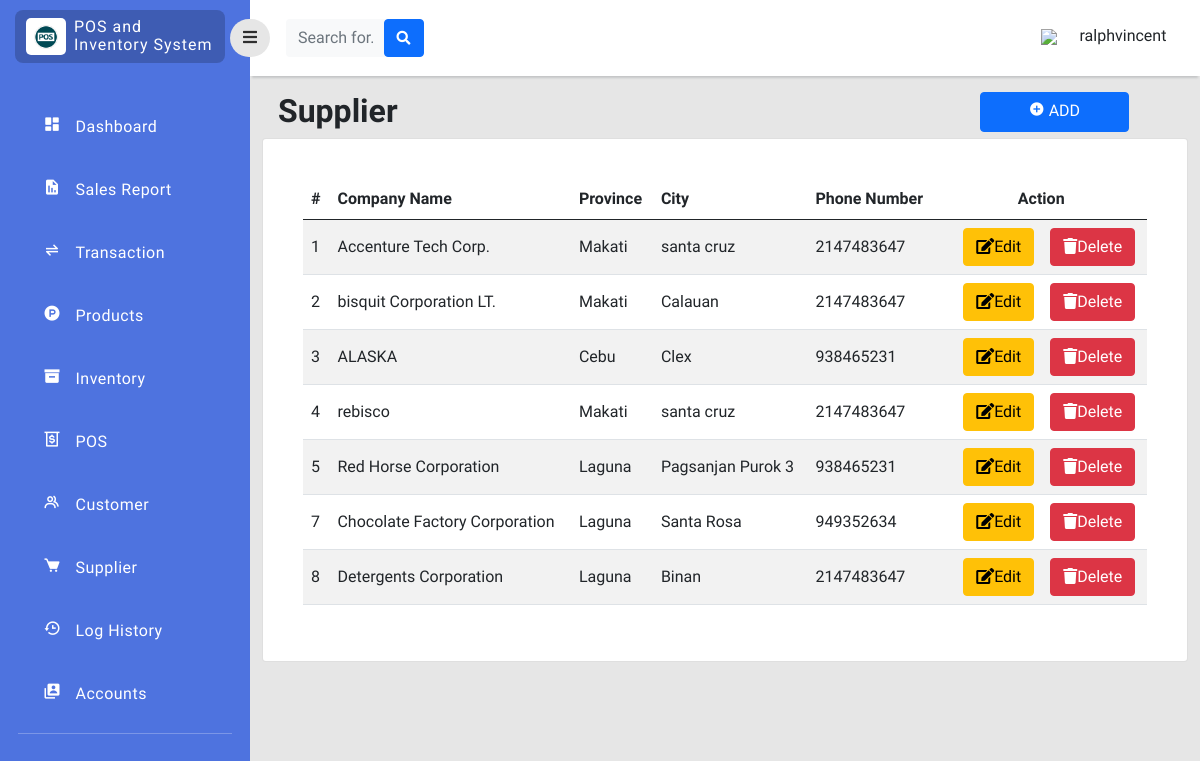
The app's page /php/supplier.php (signed in) with its own data.
### tables this page shows
CREATE TABLE `supplier` (
  `supplier_id` int(11) NOT NULL,
  `company_name` varchar(255) NOT NULL,
  `location_id` int(255) NOT NULL,
  `phone_no` int(11) NOT NULL
);

CREATE TABLE `location` (
  `location_id` int(11) NOT NULL,
  `province` varchar(255) NOT NULL,
  `city` varchar(255) NOT NULL
);

### php/supplier.php (the view, shortened to what this page needs)
<?php
function createRandomPassword() {
    $chars = "003232303232023232023456789";
    $i = 0;
    $pass = '' ;
    while ($i <= 7) {
        $num = rand() % 33;
        $tmp = substr($chars, $num, 1);
        $pass = $pass . $tmp;
        $i++;
    }
    return $pass;
}
$finalcode='RS-'.createRandomPassword();
include 'connection.php';
?>
<!doctype html>
<html lang="en">
  <head>
    <link href="https://cdn.jsdelivr.net/npm/bootstrap@5.0.2/dist/css/bootstrap.min.css" rel="stylesheet"
>
    <link rel="stylesheet" type="text/css" href="../style/dash.css">
    <link
      href="https://cdnjs.cloudflare.com/ajax/libs/font-awesome/5.15.1/css/all.min.css"
      rel="stylesheet"
    />
    <link href='https://unpkg.com/boxicons@2.1.2/css/boxicons.min.css' rel='stylesheet'>
    </head>
    <body>
    <div class="page">
        <div class="sidebar">
            <div class="sidebar-header">
                <div class="sidebar-logo-container">
                    <div class="logo-container">
                        <img class="logo-sidebar" src="../image/logo.png" />
                    </div>
                    <div class="sys-name-container mt-2">
                        <p class="sys-name">
                            POS and <br>
                            <span class="brand-subname">
                            Inventory System
                            </span>
                        </p>
                    </div>
                </div>
            </div>
            <div class="sidebar-body">
                <ul class="navigation-list">
                    <li class="navigation-list-item">
                        <a class="navigation-link" href="dashboard.php">
                            <div class="row">
                                <div class="col-2">
                                    <i class='bx bxs-dashboard'></i>
                                </div>
                                <div class="col-9">
                                    Dashboard
                                </div>
                            </div>
                        </a>
                    </li>
                    <li class="navigation-list-item">
                        <a class="navigation-link" href="transaction_report.php?sales=0&trans=0">
                            <div class="row">
                                <div class="col-2">
                                    <i class='bx bxs-report'></i>
                                </div>
                                <div class="col-9">
                                    Sales Report
                                </div>
                            </div>
                        </a>
                    </li>
                    <li class="navigation-list-item">
                        <a class="navigation-link" href="transaction.php">
                            <div class="row">
                                <div class="col-2">
                                    <i class='bx bx-transfer-alt'></i>
                                </div>
                                <div class="col-9">
                                    Transaction
                                </div>
                            </div>
                        </a>
                    </li>
                    <li class="navigation-list-item">
                        <a class="navigation-link" href="product.php">
                            <div class="row">
                                <div class="col-2">
                                    <i class='bx bxl-product-hunt' ></i>
                                </div>
                                <div class="col-9">
                                    Products
                                </div>
                            </div>
                        </a>
                    </li>
                    <li class="navigation-list-item">
                        <a class="navigation-link" href="inventory.php">
                            <div class="row">
                                <div class="col-2">
                                    <i class='bx bxs-box'></i>
                                </div>
                                <div class="col-9">
                                    Inventory
                                </div>
                            </div>
                        </a>
                    </li>
                    <li class="navigation-list-item">
                        <a class="navigation-link" href="../cashier/dashboard.php?invoice=<?php echo $finalcode;  ?>">
                            <div class="row">
                                <div class="col-2">
                                    <i class='bx bx-money-withdraw'></i>
                                </div>
                                <div class="col-9">
                                    POS
                                </div>
                            </div>
                        </a>
                    </li>
                    <li class="navigation-list-item">
                        <a class="navigation-link" href="customer.php">
                            <div class="row">
                                <div class="col-2">
                                    <i class='bx bx-group'></i>
                                </div>
                                <div class="col-9">
                                    Customer
                                </div>
                            </div>
                        </a>
                    </li>
                    <li class="navigation-list-item">
                        <a class="navigation-link" href="supplier.php">
                            <div class="row">
                                <div class="col-2">
                                    <i class='bx bxs-cart' ></i>
                                </div>
                                <div class="col-9">
                                    Supplier
                                </div>
                            </div>
                        </a>
                    </li>
                    <li class="navigation-list-item">
                        <a class="navigation-link" href="loghistory.php">
                            <div class="row">
                                <div class="col-2">
                                    <i class='bx bx-history'></i>
                                </div>
                                <div class="col-9">
                                    Log History
                                </div>
                            </div>
                        </a>
                    </li>
                    <li class="navigation-list-item">
                        <a class="navigation-link" href="user_manager.php">
                            <div class="row">
                                <div class="col-2">
                                    <i class='bx bxs-user-account'></i>
                                </div>
                                <div class="col-9">
                                    Accounts
                                </div>
                            </div>
                        </a>
                    </li>
                     <hr style="color:rgb(255, 255, 255);margin-top:10px;">
                </ul>
            </div>
        </div>
        <div class="content">
            <div class="navigationBar justify-content-between">
                <button id="sidebarToggle" class="btn sidebarToggle">
                    <i class="fas fa-bars"></i>
                </button>
                <form class="d-none d-sm-inline-block form-inline mr-auto ml-md-3 my-2 my-md-0 mw-100 navbar-search ms-3"style="padding-right: 65%;">
                    <div class="input-group">
                        <input type="text" class="form-control bg-light border-0 small" placeholder="Search for..."aria-label="Search" aria-describedby="basic-addon2" id="SearchMo" onkeyup="myFunction()">
                        <div class="input-group-append">
                            <button class="btn btn-primary" type="button">
                                <i class="fas fa-search fa-sm"></i>
                            </button>
                        </div>
                    </div>
                </form>
                 <div>
                    <div class="dropdown pb-1 me-4">
                        <a href="#" class="d-flex align-items-center text-white text-decoration-none dropdown-toggle" id="dropdownUser1" data-bs-toggle="dropdown" aria-expanded="false">
                            <div class="col-2">
                                <img class="mr-3" src="../image/user_35px.png" />
                            </div>
                            <span class="d-none d-sm-inline mx-1 ms-3 text-dark"><?php echo $_SESSION["username"];  ?></span>
                        </a>
                    </div>
                </div>
            </div>
               <div class="col py-3 d-flex justify-content-center overflow-auto">
                <div class="container-fluid">
                    <div class="row">
                        <div class="col d-flex justify-content">
                            <br>
                            <div class="w-50">
                                <h2 class="text-dark text-start ps-3 fw-bold">Supplier</h2>
                            </div>
                            <div class="position-left w-50">
                                <button type="button" class="btn btn-primary px-5 pb-2" data-bs-toggle="modal" data-bs-target="#create" style="margin-left: 55%"><b><i class='bx bxs-plus-circle'></i> </b> ADD</button>
                            </div>
                        </div>
                    </div>
                    <div class="row">
                        <div class="col ">
                            <div class="card">
                                <div class="card-body rounded-3 m-4 table-responsive-lg">
                                    <table class="table table-striped align-middle" id="SupplierTab">
                                        <thead>
                                            <tr>
                                                <th scope="col">#</th>
                                                <th scope="col">Company Name</th>
                                                <th scope="col">Province</th>
                                                <th scope="col">City</th>
                                                <th scope="col">Phone Number</th>
                                                <th scope="col" style="text-align: center;">Action</th>
                                            </tr>
                                        </thead>
                                        <tbody>
                                             <?php
                                            $query_run = mysqli_query($con,"SELECT * FROM supplier");
                                            $sql_run = mysqli_query($con,"SELECT * FROM location");
                                            while ($row=mysqli_fetch_assoc($query_run) AND $rows=mysqli_fetch_assoc($sql_run)) { ?>
                                            <tr>
                                                <td><?php echo $row['supplier_id'];  ?></td>
                                                <td><?php echo $row['company_name'];  ?></td>
                                                <td><?php echo $rows['province'];  ?></td>
                                                <td><?php echo $rows['city'];  ?></td>
                                                <td><?php echo $row['phone_no'];  ?></td>
                                                <td>
                                                    <div class="d-flex flex-row justify-content-center">
                                                        <button class="btn btn-warning editbtn mx-3" data-toggle="modal" type="button"><i class="fas fa-edit" data-toggle="tooltip" title="edit"></i>Edit</button>
                                                        <button class="btn btn-danger deletebtn" data-toggle="modal" type="button"><i class="fas fa-trash" data-toggle="tooltip" title="edit"></i>Delete</button>
                                                    </div>
                                                </td>
                                            </tr>
                                        <?php } ?>
                                        </tbody>
                                    </table>
                                </div>
                            </div>
                        </div>
                    </div>
                </div>
            </div>
        </div>
    </div>
</body>
</html>

### style/dash.css (style rules this page uses)
* { font-family: 'Fira Sans', sans-serif; }
body { background-color: #e6e6e6; }
.page .sidebar { background: rgb(78, 115, 223); position: fixed; top: 0; left: 0; width: 250px; height: 100vh; overflow-y: auto; overflow-x: hidden; transition: all 0.3s ease; }
.page .content { margin-left: 250px; transition: all 0.3s ease; }
.navigationBar { background-color: white; height: 50px; display: flex; padding: 38px 0px; align-items: center; box-shadow: 0 4px 2px -2px #c5c6c7; }
.sidebarToggle { font-size: 16px; color: rgb(0, 0, 0, 0.8); margin-left: -20px; z-index: 999; border-radius: 50px; background-color: #e6e6e6; transition: all 0.3s ease; outline: none!important; box-shadow: none!important; }
.sidebar-header { padding: 10px 25px 10px 15px; }
.sidebar-logo-container { background-color: rgb(0, 0, 0, 0.2); border-radius: 8px; padding-left: 3px; display: flex; }
.logo-container { max-width: 40px; background-color: #fff; border-radius: 5px; margin: 8px; padding: 6px 8px; }
.logo-sidebar { width: 100%; height: auto; }
.sys-name { color: white; margin: 0px; line-height: 1.1rem; font-size: 16px; letter-spacing: 1px; font-family: 'Roboto', sans-serif; }
.navigation-list { list-style-type:none; padding: 0px 18px; margin-top: 30px; }
.navigation-list-item { padding: 12px 18px 12px 25px; margin: 15px 0px; border-radius: 8px; }
.navigation-link { color: #fff; letter-spacing: 0.5px; font-weight: 400; text-decoration: none; font-size: 16px; font-family: 'Roboto', sans-serif; }
.navigation-link i { font-size: 18px; color: #fff; }

### records on screen
location: province "Makati", city "santa cruz"
supplier: supplier_id "1", company_name "Accenture Tech Corp.", phone_no "2147483647"
location: province "Makati", city "Calauan"
supplier: supplier_id "2", company_name "bisquit Corporation LT.", phone_no "2147483647"
location: province "Cebu", city "Clex"
supplier: supplier_id "3", company_name "ALASKA", phone_no "938465231"
location: province "Makati", city "santa cruz"
supplier: supplier_id "4", company_name "rebisco", phone_no "2147483647"
location: province "Laguna", city "Pagsanjan Purok 3"
supplier: supplier_id "5", company_name "Red Horse Corporation", phone_no "938465231"
location: province "Laguna", city "Santa Rosa"
supplier: supplier_id "7", company_name "Chocolate Factory Corporation", phone_no "949352634"
location: province "Laguna", city "Binan"
supplier: supplier_id "8", company_name "Detergents Corporation", phone_no "2147483647"

### other values on screen
$_SESSION["username"] "ralphvincent"
